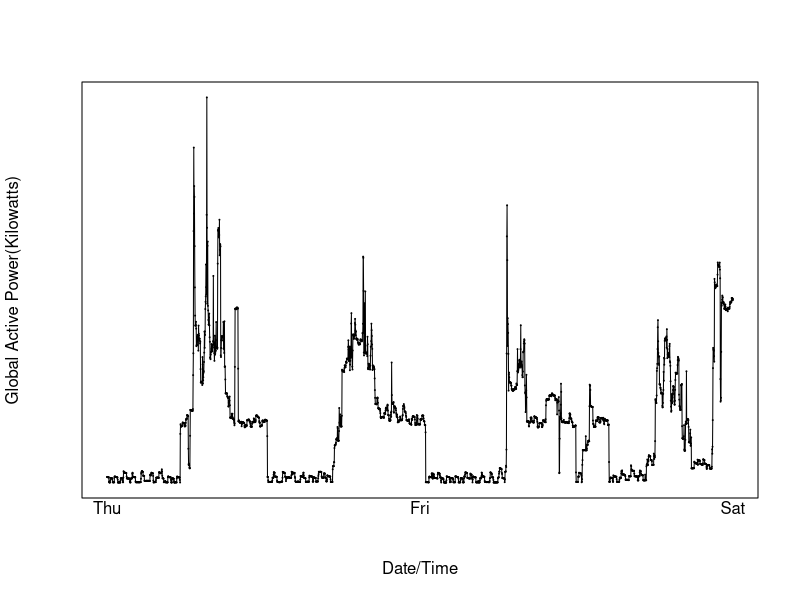

Write the R code that produced this figure.
mydata<-read.csv("mydata.csv")
head(mydata)

l=length(mydata$Global_active_power)

par(mfrow=c(1, 1))
plot(mydata$Global_active_power, xlab = "Date/Time", ylab = "Global Active Power(Kilowatts)", axes=FALSE, frame.plot=TRUE,pch=20, cex=0.2)
lines(mydata$Global_active_power )

mtext("Thu", side = 1, at=c(1) , outer = F   )
mtext("Fri", side = 1, at=c(l/2), outer = F   )
mtext("Sat", side = 1, at=c(l), outer = F   )

dev.copy(png, file = "Plot2.png",width = 480, height = 480, units = "px")  
dev.off() 

############################################################################
